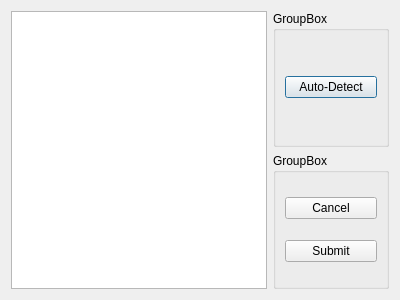
<?xml version="1.0" encoding="UTF-8"?>
<ui version="4.0">
 <class>Dialog</class>
 <widget class="QDialog" name="Dialog">
  <property name="geometry">
   <rect>
    <x>0</x>
    <y>0</y>
    <width>400</width>
    <height>300</height>
   </rect>
  </property>
  <property name="windowTitle">
   <string>Dialog</string>
  </property>
  <layout class="QGridLayout" name="gridLayout">
   <item row="0" column="0" rowspan="2" colspan="2">
    <widget class="QListWidget" name="listWidget"/>
   </item>
   <item row="0" column="2">
    <widget class="QGroupBox" name="groupBox_2">
     <property name="title">
      <string>GroupBox</string>
     </property>
     <layout class="QHBoxLayout" name="horizontalLayout_2">
      <item>
       <widget class="QPushButton" name="pushButton_3">
        <property name="text">
         <string>Auto-Detect</string>
        </property>
       </widget>
      </item>
     </layout>
    </widget>
   </item>
   <item row="1" column="2">
    <widget class="QGroupBox" name="groupBox">
     <property name="title">
      <string>GroupBox</string>
     </property>
     <layout class="QVBoxLayout" name="verticalLayout">
      <item>
       <widget class="QPushButton" name="pushButton_2">
        <property name="text">
         <string>Cancel</string>
        </property>
       </widget>
      </item>
      <item>
       <widget class="QPushButton" name="pushButton">
        <property name="text">
         <string>Submit</string>
        </property>
       </widget>
      </item>
     </layout>
    </widget>
   </item>
  </layout>
 </widget>
 <resources/>
 <connections/>
</ui>
